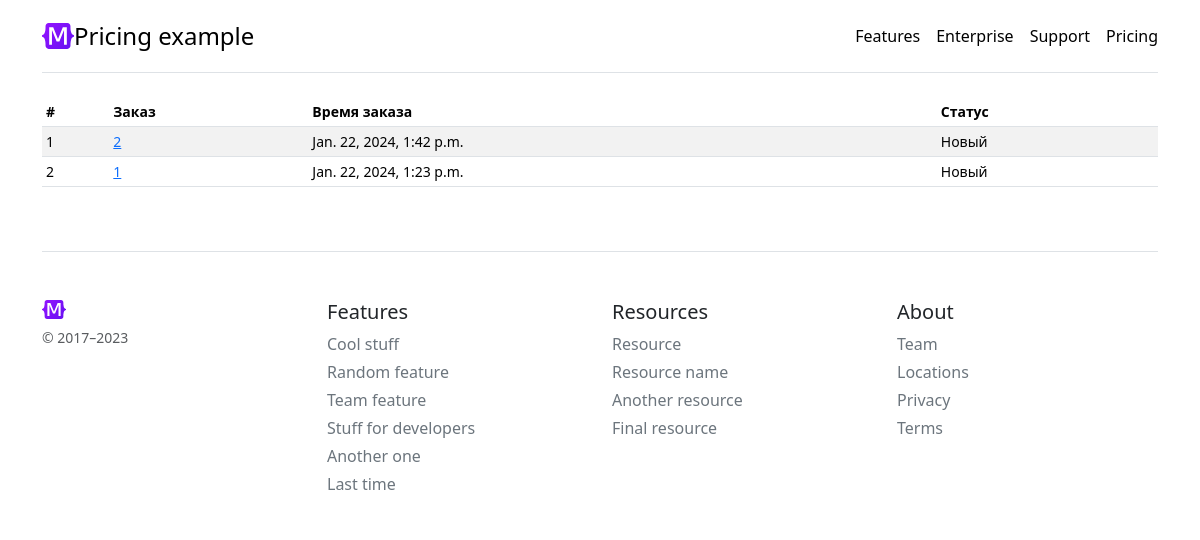
Before: /orders/ (signed in) with the older database file.
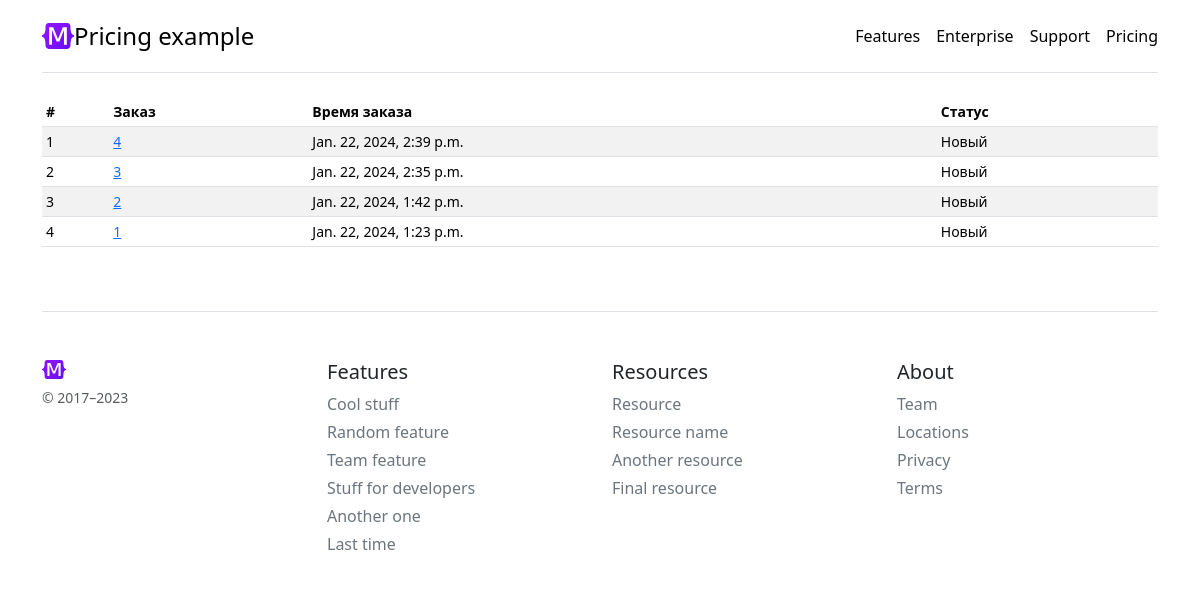
After: the same page with the newer database file.
### orders/models.py (models this page shows, shortened)
class Order(UserMixin,
            models.Model):
    ordered = models.DateTimeField(auto_now_add=True,
                                   verbose_name="Дата заказа")
    status = models.CharField(max_length=9,
                              choices=ORDER_STATUS,
                              verbose_name="Статус",
                              blank=True,
                              null=False,
                              default="NEW")
    cancellation_cause = models.TextField(verbose_name="Причина отказа",
                                          default="",
                                          null=False,
                                          blank=True)
    def get_absolute_url(self):
        return reverse('order-detail', kwargs={"pk": self.id})
    class Meta:
        verbose_name = "Заказ"
        verbose_name_plural = "Заказы"

### orders/views.py (the view)
# urls.py: path("orders/", OrdersListView.as_view(), name="orders-list"),
class OrdersListView(LoginRequiredMixin,
                     ListView):
    model = Order
    def get_queryset(self):
        result = Order.objects.filter(user=self.request.user).order_by(
            "-ordered")
        return result

### orders/templates/orders/order_list.html (shortened to what this page needs)
{% extends 'general/base.html' %}
{% block content %}
<div class="table-responsive small">
    {% if object_list %}
    <table class="table table-striped table-sm">
        <thead>
        <tr>
            <th scope="col">#</th>
            <th scope="col">Заказ</th>
            <th scope="col">Время заказа</th>
            <th scope="col">Статус</th>
        </tr>
        </thead>
        <tbody>
        {% for obj in object_list %}
        <tr>
            <td>{{ forloop.counter }}</td>
            <td><a href="{{ obj.get_absolute_url }}">{{ obj.pk}} </a></td>
            <td>{{ obj.ordered }}</td>
            <td>{{ obj.get_status_display }}</td>
        </tr>
        {% endfor %}
        </tbody>
    </table>
    {% else %}
        <div class="display-6 text-center mb-4">Нет заказов.</div>
    {% endif %}
</div>
{% endblock %}

Changed rows visible on the page:
added Order: pk "4", ordered "Jan. 22, 2024, 2:39 p.m.", status "Новый"
added Order: pk "3", ordered "Jan. 22, 2024, 2:35 p.m.", status "Новый"
